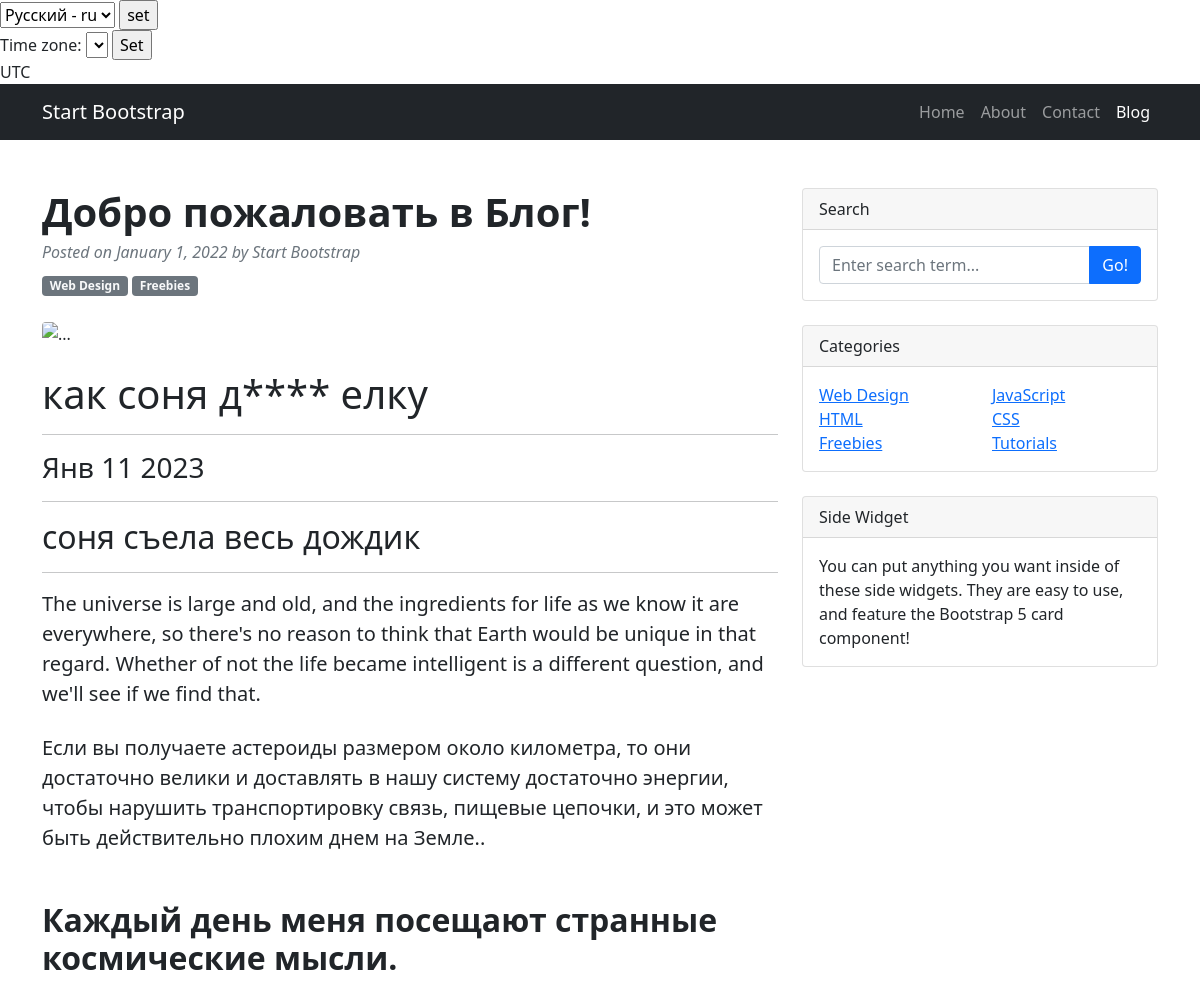
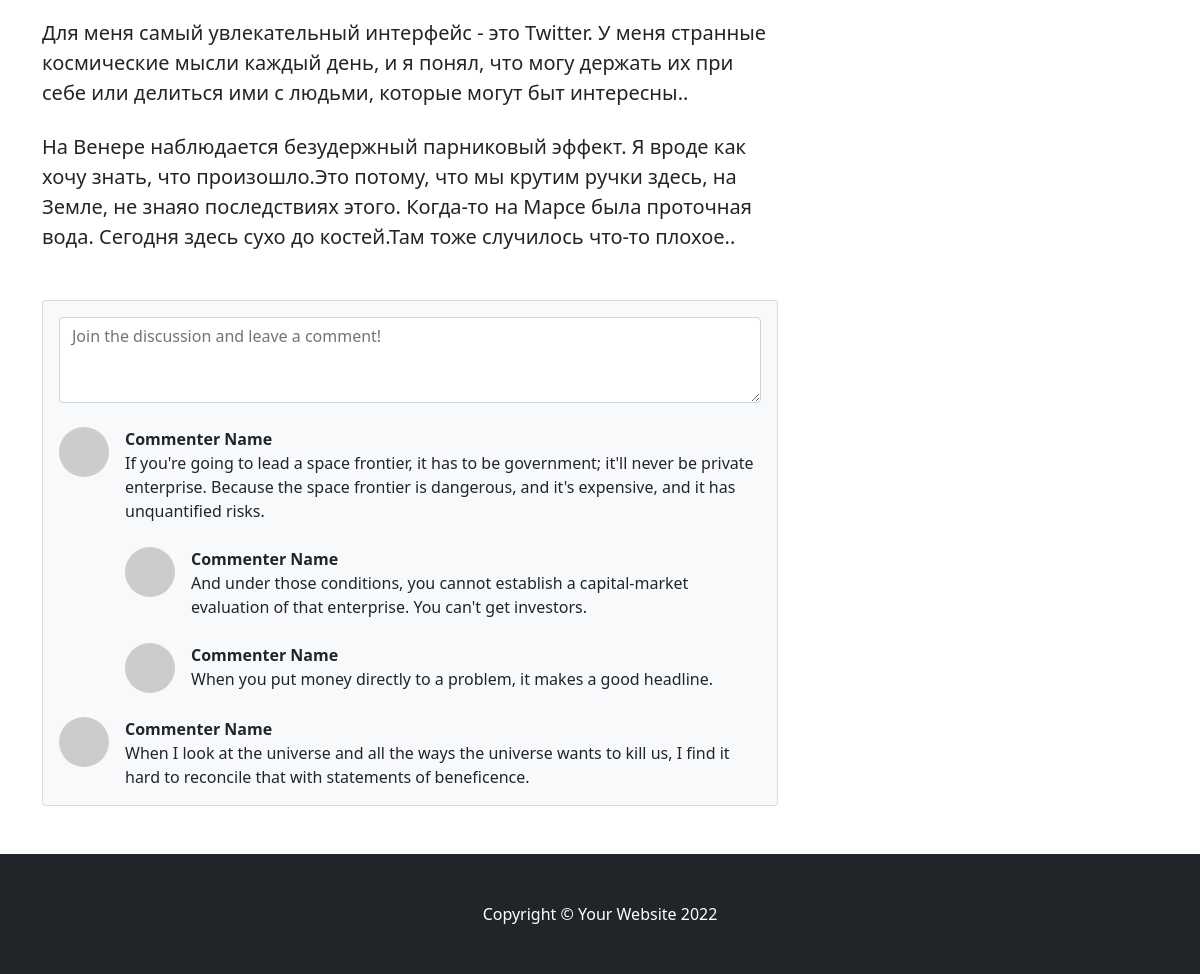
/posts/1, run on the app's committed database (2 pictures, top to bottom).
### news/models.py (models this page shows, shortened)
class Post(models.Model):
    author = models.ForeignKey(Author, on_delete=models.CASCADE)
    TYPES = [
        ('AR', 'Статья'),
        ('NW', 'Новость')
    ]
    type = models.CharField(max_length=2,
                            choices=TYPES,
                            default='AR')
    time_in = models.DateTimeField(auto_now_add=True)
    topics = models.ManyToManyField(Category, through='PostCategory')
    title = models.CharField(max_length=64)
    text = models.TextField()
    rating_article = models.IntegerField(default=0)

### news/views.py (the view)
# urls.py: path('<int:pk>',cache_page(60*1)(PostDetail.as_view()),name='post_detail'),
class PostDetail(DetailView):
    model = Post
    template_name = 'flatpages/post.html'
    context_object_name = 'post'

### news/templatetags/custom_filters.py (called while the page is built)
@register.filter()
def censor (value):
    if isinstance (value,str):
        for bw in BAD_WORDS:
            value = value.lower().replace(bw[1:].lower(),'*'*len(bw[1:]))
        return f'{value} '
    else:
        raise TypeError (f'Ошибка! {type(value)} не подходит')

### templates/flatpages/post.html (shortened to what this page needs)
{% extends 'flatpages/default.html' %}
{% load custom_filters %}
{% block content %}
    {% if post %}
        <h1> {{ post.title|censor }} </h1>
        <hr>
        <h3>{{ post.time_in|date:'M d Y'}}</h3>
        <hr>
        <h2>{{ post.text|censor}}</h2>
        <hr>
    {% else %}
        <h2> Постов нет!</h2>
    {% endif %}
{% endblock content %}

### data on the page
Post: title|censor "как соня д**** елку", time_in "Янв 11 2023", text|censor "соня съела весь дождик"

### other printed values
{{ TIME_ZONE }} "UTC"
form field language "Русский - ru"
